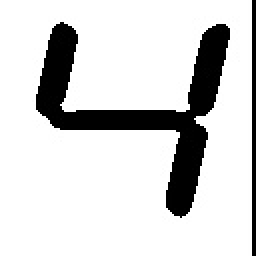
//> input picture test_data/41.jpg, 128 x 128 px (shown 2 times larger)
$ ./my_direction   (built with g++ and OpenCV 4)
//> lines starting //> are read from the running program, lines starting //| are printed output that depends on the picture; after the words box and inside, x2 and y2 are one past the last pixel; in counts of white or black regions, pixels touching at a corner belong together
#include <iostream>
#include <opencv2/opencv.hpp>
#include <math.h>

using namespace std;
using namespace cv;

void x_gradient(const Mat &src, Mat &dst);
void y_gradient(const Mat &src, Mat &dst);
void gradient(const Mat &x_src, const Mat &y_src, Mat &g_dst, Mat &l_dst);
void my_init(Mat &src, Mat &src2, Mat &src3, Mat &src4);
void get_direction(const Mat &src, float &dir1, float &dir2);

void hof(const Mat &src);

int main(){
	//Mat test = imread("./test_data/33.jpg", 0);
	//Mat test = imread("./test_data/21.jpg", 0);
	//Mat test = imread("./test_data/61.jpg", 0);
	Mat test = imread("./test_data/41.jpg", 0);
//> test is the input picture: 128 rows x 128 cols, CV_8UC1; min 0, max 255, mean 211.7

	imshow("origin", test);

	hof(test);
//> in hof, `Canny(src, canny, 3, 9);`:
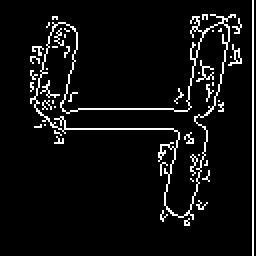
//> canny: 128 rows x 128 cols, CV_8UC1 (shown 2 times larger); 6.3% white in thin lines or dots, all inside (x1, y1, x2, y2) = (15, 0, 127, 128)
//> in hof, `HoughLines(canny, lines, 1, CV_PI/180, 25);`: lines = 71 lines (rho, theta), first 12: [126, 0], [63, 1.59], [53, 1.59], [115, 0.21], [65, 1.55], [64, 1.57], [127, 0.02], [54, 1.57], [-125, 3.12], [102, 0.23], [116, 0.23], [55, 1.55]
//> the loop in hof, `for(size_t i = 0; i < lines.size(); i++)` made 71 passes
//> (theta, temp, angle) on passes 4, 7, 10, 11, 13, 17, 18, 19, 20, 22, 23, 25: (0.209, 12, 12), (0.0175, 1, 13), (0.227, 13, 26), (0.227, 13, 39), (0.209, 12, 51), (0.192, 11, 62), (0.175, 10, 72), (0.175, 10, 82), (0.262, 15, 97), (0.175, 10, 107), (0.192, 11, 118), (0.244, 14, 132)
//> (theta, temp, angle2) on passes 2, 3, 15, 16, 21, 38: (1.59, 91, 91), (1.59, 91, 182), (1.61, 92, 274), (1.61, 92, 366), (1.62, 93, 459), (1.62, 93, 552)
//> after the loop in hof, `for(size_t i = 0; i < lines.size(); i++)`: angle = 530; num = 45; angle2 = 856; num2 = 9
//> in hof, `angle = angle / num;`: angle = 11.78
//> in hof, `angle = angle * CV_PI / 180;`: angle = 0.206
//> in hof, `angle2 = angle2 / num2;`: angle2 = 95.11
//> in hof, `angle2 = angle2 * CV_PI / 180;`: angle2 = 1.66
//| angle: 11.7778
//| angle2: 95.1111

	cout << "---------------------" << endl;

	test.convertTo(test, CV_32F);
//> test: 128 rows x 128 cols, CV_32FC1
	//cout << test << endl;

	Mat xg = test.clone();
	Mat yg = test.clone();
	Mat gg = test.clone();
	Mat ll = test.clone();
	my_init(xg, yg, gg, ll);
//> after the loop in my_init, `for(int i = 0; i < src.rows; ++i)`: src: 128 rows x 128 cols, CV_32FC1; every value is 0
	x_gradient(test, xg);
//> after the loop in x_gradient, `for(int i = 0; i < m; ++i)`:
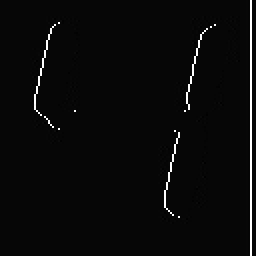
//> dst: 128 rows x 128 cols, CV_32FC1 (shown 2 times larger); min -1736, max 65025, mean 1070.5; drawn with min black and max white
	y_gradient(test, yg);
	gradient(xg, yg, gg, ll);
//> after the loop in gradient, `for(int i = 0; i < x_src.rows; ++i)`:
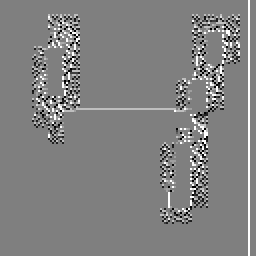
//> dst: 128 rows x 128 cols, CV_32FC1 (shown 2 times larger); min -180, max 180, mean 2.8; drawn with min black and max white
	cout << gg << endl;
//> (printed output is left out)

	float angle = 0;
	float angle2 = 0;
	get_direction(gg, angle, angle2);
//> after the loop in get_direction, `for(int i = 0; i < src.rows; ++i)`: num1 = [32, 16, 34]; dir1 = [41.02, 267.5, 893.7]; num2 = [12, 1, 6]; dir2 = [1085.5, 108.4, 699.4]
//> the loop in get_direction, `for(int i = 0; i < 3; ++i)` made 3 passes
//> (temp1, temp2) on passes 1 to 3: (32, 12), (48, 13), (82, 19)
//> after the loop in get_direction, `for(int i = 0; i < 3; ++i)`: temp1 = 82; temp2 = 19
//> the loop in get_direction, `for(int i = 0; i < 3; ++i)` made 3 passes
//> (d, dd) on passes 1 to 3: (0.5, 57.13), (3.76, 62.84), (14.66, 99.65)
//> after the loop in get_direction, `for(int i = 0; i < 3; ++i)`: d = 14.66; dd = 99.65
//| num1: 32 dir1: 1.28187
//| num1: 16 dir1: 16.7196
//| num1: 34 dir1: 26.2848
//| num2: 12 dir2: 90.4564
//| num2: 1 dir2: 108.435
//| num2: 6 dir2: 116.565
//> angle = 14.66; angle2 = 99.65
	cout << "angle: " << angle << endl;
//| angle: 14.6612
	cout << "angle2: " << angle2 << endl;
//| angle2: 99.6475

	waitKey(0);
	return 0;
}

void get_direction(const Mat &src, float &d, float &dd){
	float dir1[3] = {};
	float dir2[3] = {};
	int num1[3] = {};
	int num2[3] = {};
	for(int i = 0; i < src.rows; ++i){
	 	for(int j = 0; j < src.cols; ++j){
			float temp = src.at<float>(i, j);
			//right
			if((temp > 0) && (temp <= 10)){
				num1[0]++;
				//cout << temp << endl;
				dir1[0] += temp;
			} else if((temp > 10) && (temp <= 20)){
				num1[1]++;
				dir1[1] += temp;
			} else if((temp > 20) && (temp <= 30)){
				num1[2]++;
				dir1[2] += temp;
			} else if((temp > 90) && (temp <= 100)){
				num2[0]++;
				dir2[0] += temp;
			} else if((temp > 100) && (temp <= 110)){
				num2[1]++;
				dir2[1] += temp;
			} else if((temp > 110) && (temp <= 120)){
				num2[2]++;
				dir2[2] += temp;
			} else {
				continue;
			}
		}

	}
	for(int i = 0; i < 3; ++i){
		if(num1[i] != 0){
			dir1[i] = dir1[i] / num1[i];
		}
		if(num2[i] != 0){
			dir2[i] = dir2[i] / num2[i];
		}
	}
	float temp1 = 0, temp2 = 0;
	for(int i = 0; i < 3; ++i){
		temp1 += num1[i];
		temp2 += num2[i];
	}
	for(int i = 0; i < 3; ++i){
		d += dir1[i] * (num1[i] / temp1);
		dd += dir2[i] * (num2[i] / temp2);
	}
	cout << "num1: " << num1[0] << " dir1: " << dir1[0] << endl;
	cout << "num1: " << num1[1] << " dir1: " << dir1[1] << endl;
	cout << "num1: " << num1[2] << " dir1: " << dir1[2] << endl;
	cout << "num2: " << num2[0] << " dir2: " << dir2[0] << endl;
	cout << "num2: " << num2[1] << " dir2: " << dir2[1] << endl;
	cout << "num2: " << num2[2] << " dir2: " << dir2[2] << endl;
	cout << "find direction OK" << endl;
}

void gradient(const Mat &x_src, const Mat &y_src, Mat &dst, Mat &dst2){
	for(int i = 0; i < x_src.rows; ++i){
	 	for(int j = 0; j < x_src.cols; ++j){
			float a = x_src.at<float>(i, j);
			float b = y_src.at<float>(i, j);
			dst.at<float>(i, j) = atan2(b, a) * 180 / CV_PI;
			dst2.at<float>(i, j) = pow((pow(a, 2) + pow(b, 2)), 0.5);
		}
	}
}

void x_gradient(const Mat &src, Mat &dst){
	int m = src.rows;
	int n = src.cols;
	for(int i = 0; i < m; ++i){
		for(int j = 0; j < n; ++j){
			if(j == n-1){
				dst.at<float>(i, j) = 0;
			} else {
				dst.at<float>(i, j) = (src.at<float>(i,j) -
							           src.at<float>(i, j+1)) *
						              src.at<float>(i, j);
			}
		}
	}
}

void y_gradient(const Mat &src, Mat &dst){
	int m = src.rows;
	int n = src.cols;
	for(int i = 0; i < m; ++i){
		for(int j = 0; j < n; ++j){
			if(i == m-1){
				dst.at<float>(i, j) = 0;
			} else {
				dst.at<float>(i, j) = (src.at<float>(i, j) -
			                           src.at<float>(i+1, j)) *
				                      src.at<float>(i, j);
			}
		}
	}
}

void my_init(Mat &src, Mat &src2, Mat &src3, Mat &src4){
	for(int i = 0; i < src.rows; ++i){
	 	for(int j = 0; j < src.cols; ++j){
			src.at<float>(i, j) = 0;
			src2.at<float>(i, j) = 0;
			src3.at<float>(i, j) = 0;
			src4.at<float>(i, j) = 0;
		}
	}
}

void hof(const  Mat &src){
	Mat canny, out, rect;
	vector<Vec2f> lines;
	Canny(src, canny, 3, 9);
	HoughLines(canny, lines, 1, CV_PI/180, 25);
	float angle = 0, angle2 = 0;
	int num = 0, num2 = 0;
	for(size_t i = 0; i < lines.size(); i++){
		float theta = lines[i][1];
		float temp = theta / CV_PI * 180;
		//cout << lines[i][0] << "   " << temp << endl;
		if((temp < 50) && (temp > 0)){
			angle += temp;
			num++;
		} else if(temp > 90 && temp < 135){
			angle2 += temp;
			num2++;
		}
	}
	if(num != 0){
		angle = angle / num;
		angle = angle * CV_PI / 180;
	}

	if(num2 != 0){
		angle2 = angle2 / num2;
		angle2 = angle2 * CV_PI / 180;
	}
	cout << "angle: " << angle / CV_PI * 180 << endl;
	cout << "angle2: " << angle2 / CV_PI * 180 << endl;
	cout << "hof OK!" << endl;
}

$ run again, with test_data/33.jpg copied over test_data/41.jpg
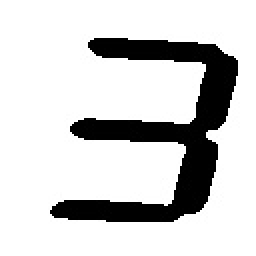
//> input picture test_data/33.jpg, 128 x 128 px (shown 2 times larger)
//> test is the input picture: 128 rows x 128 cols, CV_8UC1; min 0, max 255, mean 207.7
//> in hof, `Canny(src, canny, 3, 9);`:
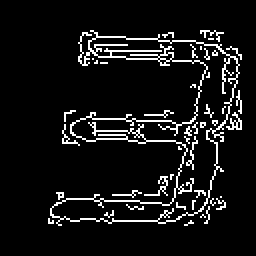
//> canny: 128 rows x 128 cols, CV_8UC1 (shown 2 times larger); 8% white in thin lines or dots, all inside (x1, y1, x2, y2) = (24, 15, 121, 113)
//> lines = 272 lines (rho, theta), first 12: [56, 1.62], [14, 1.64], [25, 1.62], [96, 1.64], [57, 1.61], [97, 1.62], [123, 0.23], [98, 1.61], [107, 0.24], [24, 1.64], [26, 1.55], [66, 1.62]
//> the loop in hof, `for(size_t i = 0; i < lines.size(); i++)` made 272 passes
//> (theta, temp, angle) on passes 7, 9, 20, 22, 28, 33, 35, 46: (0.227, 13, 13), (0.244, 14, 27), (0.227, 13, 40), (0.262, 15, 55), (0.244, 14, 69), (0.785, 45, 114), (0.192, 11, 125), (0.157, 9, 134)
//> after the loop in hof, `for(size_t i = 0; i < lines.size(); i++)`: angle = 1578; num = 74; angle2 = 8512; num2 = 88
//> in hof, `angle = angle / num;`: angle = 21.32
//> in hof, `angle = angle * CV_PI / 180;`: angle = 0.372
//> in hof, `angle2 = angle2 / num2;`: angle2 = 96.73
//> in hof, `angle2 = angle2 * CV_PI / 180;`: angle2 = 1.69
//| angle: 21.3243
//| angle2: 96.7273
//> test: 128 rows x 128 cols, CV_32FC1
//> after the loop in gradient, `for(int i = 0; i < x_src.rows; ++i)`:
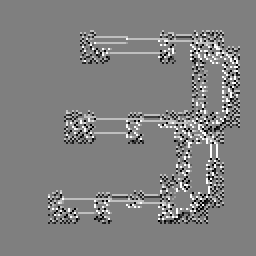
//> dst: 128 rows x 128 cols, CV_32FC1 (shown 2 times larger); min -180, max 180, mean 2.2; drawn with min black and max white
//> (printed output is left out)
//> after the loop in get_direction, `for(int i = 0; i < src.rows; ++i)`: num1 = [30, 30, 47]; dir1 = [11.49, 510.7, 1229.5]; num2 = [26, 1, 11]; dir2 = [2350.7, 104, 1282.2]
//> the loop in get_direction, `for(int i = 0; i < 3; ++i)` made 3 passes
//> (temp1, temp2) on passes 1 to 3: (30, 26), (60, 27), (107, 38)
//> after the loop in get_direction, `for(int i = 0; i < 3; ++i)`: temp1 = 107; temp2 = 38
//> the loop in get_direction, `for(int i = 0; i < 3; ++i)` made 3 passes
//> (d, dd) on passes 1 to 3: (0.107, 61.86), (4.88, 64.6), (16.37, 98.34)
//> after the loop in get_direction, `for(int i = 0; i < 3; ++i)`: d = 16.37; dd = 98.34
//| num1: 30 dir1: 0.382905
//| num1: 30 dir1: 17.0245
//| num1: 47 dir1: 26.1596
//| num2: 26 dir2: 90.4122
//| num2: 1 dir2: 104.036
//| num2: 11 dir2: 116.565
//> `get_direction(gg, angle, angle2);`: angle = 16.37; angle2 = 98.34
//| angle: 16.3713
//| angle2: 98.3413

$ run again, with test_data/21.jpg copied over test_data/41.jpg
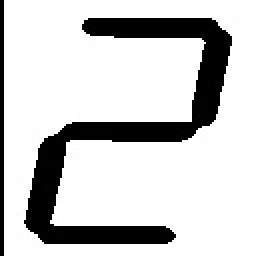
//> input picture test_data/21.jpg, 128 x 128 px (shown 2 times larger)
//> test is the input picture: 128 rows x 128 cols, CV_8UC1; min 0, max 255, mean 202.8
//> in hof, `Canny(src, canny, 3, 9);`:
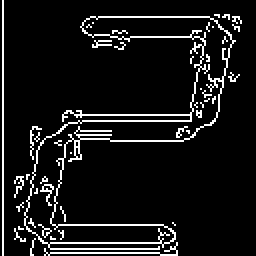
//> canny: 128 rows x 128 cols, CV_8UC1 (shown 2 times larger); 8.8% white in thin lines or dots
//> lines = 280 lines (rho, theta), first 12: [1, 0], [8, 1.57], [121, 1.57], [57, 1.57], [120, 1.59], [112, 1.57], [124, 1.57], [60, 1.57], [126, 1.57], [111, 1.59], [125, 1.59], [113, 1.55]
//> the loop in hof, `for(size_t i = 0; i < lines.size(); i++)` made 280 passes
//> (theta, temp, angle) on passes 13, 27, 33, 34, 40, 41, 42, 47: (0.0175, 1, 1), (0.227, 13, 14), (0.192, 11, 25), (0.785, 45, 70), (0.157, 9, 79), (0.227, 13, 92), (0.785, 45, 137), (0.157, 9, 146)
//> after the loop in hof, `for(size_t i = 0; i < lines.size(); i++)`: angle = 3013; num = 109; angle2 = 4133; num2 = 44
//> in hof, `angle = angle / num;`: angle = 27.64
//> in hof, `angle = angle * CV_PI / 180;`: angle = 0.482
//> in hof, `angle2 = angle2 / num2;`: angle2 = 93.93
//> in hof, `angle2 = angle2 * CV_PI / 180;`: angle2 = 1.64
//| angle: 27.6422
//| angle2: 93.9318
//> test: 128 rows x 128 cols, CV_32FC1
//> after the loop in gradient, `for(int i = 0; i < x_src.rows; ++i)`:
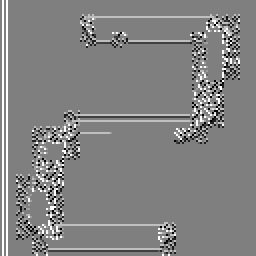
//> dst: 128 rows x 128 cols, CV_32FC1 (shown 2 times larger); min -180, max 180, mean 4.7; drawn with min black and max white
//> (printed output is left out)
//> after the loop in get_direction, `for(int i = 0; i < src.rows; ++i)`: num1 = [24, 24, 31]; dir1 = [18.93, 401.8, 818.8]; num2 = [15, 0, 5]; dir2 = [1356.4, 0, 582.8]
//> the loop in get_direction, `for(int i = 0; i < 3; ++i)` made 3 passes
//> (temp1, temp2) on passes 1 to 3: (24, 15), (48, 15), (79, 20)
//> after the loop in get_direction, `for(int i = 0; i < 3; ++i)`: temp1 = 79; temp2 = 20
//> the loop in get_direction, `for(int i = 0; i < 3; ++i)` made 3 passes
//> (d, dd) on passes 1 to 3: (0.24, 67.82), (5.33, 67.82), (15.69, 96.96)
//> after the loop in get_direction, `for(int i = 0; i < 3; ++i)`: d = 15.69; dd = 96.96
//| num1: 24 dir1: 0.788924
//| num1: 24 dir1: 16.7415
//| num1: 31 dir1: 26.4114
//| num2: 15 dir2: 90.4247
//| num2: 0 dir2: 0
//| num2: 5 dir2: 116.565
//> `get_direction(gg, angle, angle2);`: angle = 15.69; angle2 = 96.96
//| angle: 15.6897
//| angle2: 96.9598

$ run again, with test_data/61.jpg copied over test_data/41.jpg
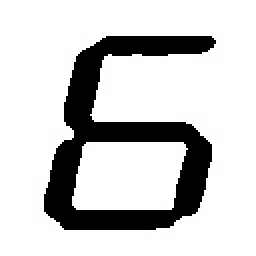
//> input picture test_data/61.jpg, 128 x 128 px (shown 2 times larger)
//> test is the input picture: 128 rows x 128 cols, CV_8UC1; min 0, max 255, mean 204.6
//> in hof, `Canny(src, canny, 3, 9);`:
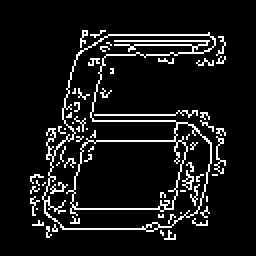
//> canny: 128 rows x 128 cols, CV_8UC1 (shown 2 times larger); 8.7% white in thin lines or dots, all inside (x1, y1, x2, y2) = (15, 15, 113, 120)
//> lines = 324 lines (rho, theta), first 12: [17, 1.57], [69, 1.59], [104, 1.57], [103, 1.59], [71, 1.55], [20, 1.57], [70, 1.57], [105, 1.55], [58, 1.55], [59, 1.59], [57, 1.57], [56, 0.21]
//> the loop in hof, `for(size_t i = 0; i < lines.size(); i++)` made 324 passes
//> (theta, temp, angle) on passes 12, 13, 22, 23, 25, 28, 34, 35: (0.209, 12, 12), (0.227, 13, 25), (0.209, 12, 37), (0.227, 13, 50), (0.279, 16, 66), (0.192, 11, 77), (0.297, 17, 94), (0.314, 18, 112)
//> after the loop in hof, `for(size_t i = 0; i < lines.size(); i++)`: angle = 3481; num = 167; angle2 = 4780; num2 = 50
//> in hof, `angle = angle / num;`: angle = 20.84
//> in hof, `angle = angle * CV_PI / 180;`: angle = 0.364
//> in hof, `angle2 = angle2 / num2;`: angle2 = 95.6
//> in hof, `angle2 = angle2 * CV_PI / 180;`: angle2 = 1.67
//| angle: 20.8443
//| angle2: 95.6
//> test: 128 rows x 128 cols, CV_32FC1
//> after the loop in gradient, `for(int i = 0; i < x_src.rows; ++i)`:
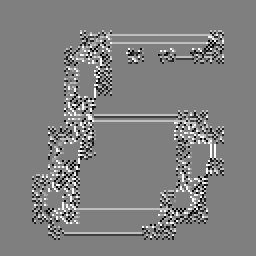
//> dst: 128 rows x 128 cols, CV_32FC1 (shown 2 times larger); min -180, max 180, mean 1.8; drawn with min black and max white
//> (printed output is left out)
//> after the loop in get_direction, `for(int i = 0; i < src.rows; ++i)`: num1 = [26, 26, 50]; dir1 = [21.84, 414.6, 1314]; num2 = [13, 0, 9]; dir2 = [1176.2, 0, 1049.1]
//> the loop in get_direction, `for(int i = 0; i < 3; ++i)` made 3 passes
//> (temp1, temp2) on passes 1 to 3: (26, 13), (52, 13), (102, 22)
//> after the loop in get_direction, `for(int i = 0; i < 3; ++i)`: temp1 = 102; temp2 = 22
//> the loop in get_direction, `for(int i = 0; i < 3; ++i)` made 3 passes
//> (d, dd) on passes 1 to 3: (0.214, 53.46), (4.28, 53.46), (17.16, 101.1)
//> after the loop in get_direction, `for(int i = 0; i < 3; ++i)`: d = 17.16; dd = 101.1
//| num1: 26 dir1: 0.840002
//| num1: 26 dir1: 15.9448
//| num1: 50 dir1: 26.2792
//| num2: 13 dir2: 90.4738
//| num2: 0 dir2: 0
//| num2: 9 dir2: 116.565
//> `get_direction(gg, angle, angle2);`: angle = 17.16; angle2 = 101.1
//| angle: 17.1605
//| angle2: 101.147
